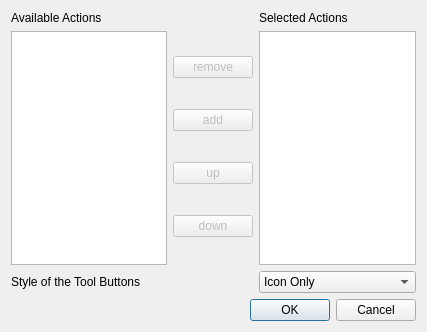
<?xml version="1.0" encoding="UTF-8"?>
<ui version="4.0">
 <class>ToolBarEditDialog</class>
 <widget class="QDialog" name="ToolBarEditDialog">
  <property name="geometry">
   <rect>
    <x>0</x>
    <y>0</y>
    <width>427</width>
    <height>332</height>
   </rect>
  </property>
  <property name="windowTitle">
   <string>Dialog</string>
  </property>
  <layout class="QGridLayout" name="gridLayout">
   <item row="1" column="1">
    <layout class="QVBoxLayout" name="verticalLayout">
     <item>
      <widget class="QPushButton" name="btnRemove">
       <property name="enabled">
        <bool>false</bool>
       </property>
       <property name="text">
        <string>remove</string>
       </property>
       <property name="icon">
        <iconset>
         <normaloff>.</normaloff>.</iconset>
       </property>
      </widget>
     </item>
     <item>
      <widget class="QPushButton" name="btnAdd">
       <property name="enabled">
        <bool>false</bool>
       </property>
       <property name="text">
        <string>add</string>
       </property>
       <property name="icon">
        <iconset>
         <normaloff>.</normaloff>.</iconset>
       </property>
      </widget>
     </item>
     <item>
      <widget class="QPushButton" name="btnMoveUp">
       <property name="enabled">
        <bool>false</bool>
       </property>
       <property name="text">
        <string>up</string>
       </property>
       <property name="icon">
        <iconset>
         <normaloff>.</normaloff>.</iconset>
       </property>
      </widget>
     </item>
     <item>
      <widget class="QPushButton" name="btnMoveDown">
       <property name="enabled">
        <bool>false</bool>
       </property>
       <property name="text">
        <string>down</string>
       </property>
       <property name="icon">
        <iconset>
         <normaloff>.</normaloff>.</iconset>
       </property>
      </widget>
     </item>
    </layout>
   </item>
   <item row="2" column="2">
    <widget class="QComboBox" name="cbBtnStyle">
     <item>
      <property name="text">
       <string>Icon Only</string>
      </property>
     </item>
     <item>
      <property name="text">
       <string>Text Only</string>
      </property>
     </item>
     <item>
      <property name="text">
       <string>Text Beside Icon</string>
      </property>
     </item>
     <item>
      <property name="text">
       <string>Text Under Icon</string>
      </property>
     </item>
     <item>
      <property name="text">
       <string>Follow Style</string>
      </property>
     </item>
    </widget>
   </item>
   <item row="3" column="0" colspan="3">
    <widget class="QDialogButtonBox" name="buttonBox">
     <property name="orientation">
      <enum>Qt::Horizontal</enum>
     </property>
     <property name="standardButtons">
      <set>QDialogButtonBox::Cancel|QDialogButtonBox::Ok</set>
     </property>
    </widget>
   </item>
   <item row="2" column="0" colspan="2">
    <widget class="QLabel" name="lblButtonStyle">
     <property name="text">
      <string>Style of the Tool Buttons</string>
     </property>
    </widget>
   </item>
   <item row="1" column="2">
    <widget class="QListView" name="lstToolbar"/>
   </item>
   <item row="1" column="0">
    <widget class="QListView" name="lstActions"/>
   </item>
   <item row="0" column="0">
    <widget class="QLabel" name="lblActions">
     <property name="text">
      <string>Available Actions</string>
     </property>
    </widget>
   </item>
   <item row="0" column="2">
    <widget class="QLabel" name="lblSelected">
     <property name="text">
      <string>Selected Actions</string>
     </property>
    </widget>
   </item>
  </layout>
 </widget>
 <resources/>
 <connections>
  <connection>
   <sender>buttonBox</sender>
   <signal>accepted()</signal>
   <receiver>ToolBarEditDialog</receiver>
   <slot>accept()</slot>
   <hints>
    <hint type="sourcelabel">
     <x>248</x>
     <y>254</y>
    </hint>
    <hint type="destinationlabel">
     <x>157</x>
     <y>274</y>
    </hint>
   </hints>
  </connection>
  <connection>
   <sender>buttonBox</sender>
   <signal>rejected()</signal>
   <receiver>ToolBarEditDialog</receiver>
   <slot>reject()</slot>
   <hints>
    <hint type="sourcelabel">
     <x>316</x>
     <y>260</y>
    </hint>
    <hint type="destinationlabel">
     <x>286</x>
     <y>274</y>
    </hint>
   </hints>
  </connection>
 </connections>
</ui>
